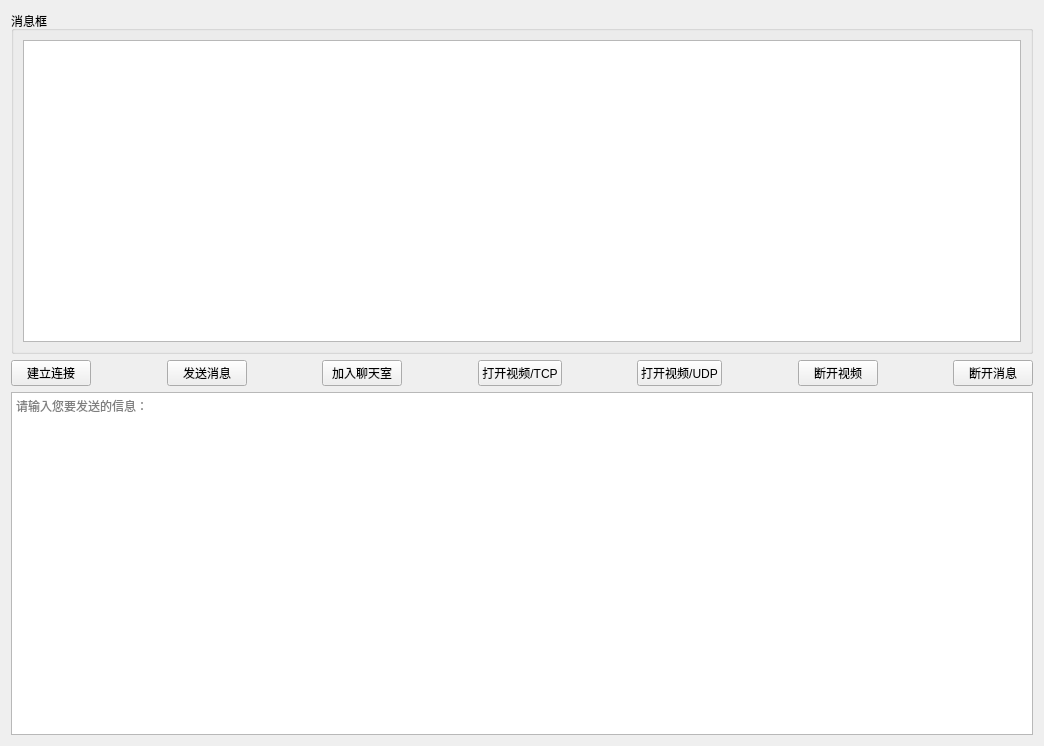
<?xml version="1.0" encoding="UTF-8"?>
<ui version="4.0">
 <class>Form</class>
 <widget class="QWidget" name="Form">
  <property name="geometry">
   <rect>
    <x>0</x>
    <y>0</y>
    <width>1044</width>
    <height>746</height>
   </rect>
  </property>
  <property name="windowTitle">
   <string>client</string>
  </property>
  <layout class="QVBoxLayout" name="verticalLayout">
   <item>
    <widget class="QGroupBox" name="groupBox">
     <property name="title">
      <string>消息框</string>
     </property>
     <layout class="QHBoxLayout" name="horizontalLayout_2">
      <item>
       <widget class="QPlainTextEdit" name="out_message"/>
      </item>
     </layout>
    </widget>
   </item>
   <item>
    <layout class="QHBoxLayout" name="horizontalLayout" stretch="1,2,1,2,1,2,1,2,1,2,1,2,1">
     <item>
      <widget class="QPushButton" name="establish">
       <property name="text">
        <string>建立连接</string>
       </property>
      </widget>
     </item>
     <item>
      <spacer name="horizontalSpacer">
       <property name="orientation">
        <enum>Qt::Horizontal</enum>
       </property>
       <property name="sizeHint" stdset="0">
        <size>
         <width>40</width>
         <height>20</height>
        </size>
       </property>
      </spacer>
     </item>
     <item>
      <widget class="QPushButton" name="send">
       <property name="text">
        <string>发送消息</string>
       </property>
      </widget>
     </item>
     <item>
      <spacer name="horizontalSpacer_2">
       <property name="orientation">
        <enum>Qt::Horizontal</enum>
       </property>
       <property name="sizeHint" stdset="0">
        <size>
         <width>40</width>
         <height>20</height>
        </size>
       </property>
      </spacer>
     </item>
     <item>
      <widget class="QPushButton" name="open_chat">
       <property name="text">
        <string>加入聊天室</string>
       </property>
      </widget>
     </item>
     <item>
      <spacer name="horizontalSpacer_3">
       <property name="orientation">
        <enum>Qt::Horizontal</enum>
       </property>
       <property name="sizeHint" stdset="0">
        <size>
         <width>40</width>
         <height>20</height>
        </size>
       </property>
      </spacer>
     </item>
     <item>
      <widget class="QPushButton" name="open_videoTCP">
       <property name="text">
        <string>打开视频/TCP</string>
       </property>
      </widget>
     </item>
     <item>
      <spacer name="horizontalSpacer_4">
       <property name="orientation">
        <enum>Qt::Horizontal</enum>
       </property>
       <property name="sizeHint" stdset="0">
        <size>
         <width>40</width>
         <height>20</height>
        </size>
       </property>
      </spacer>
     </item>
     <item>
      <widget class="QPushButton" name="open_videoUDP">
       <property name="text">
        <string>打开视频/UDP</string>
       </property>
      </widget>
     </item>
     <item>
      <spacer name="horizontalSpacer_5">
       <property name="orientation">
        <enum>Qt::Horizontal</enum>
       </property>
       <property name="sizeHint" stdset="0">
        <size>
         <width>40</width>
         <height>20</height>
        </size>
       </property>
      </spacer>
     </item>
     <item>
      <widget class="QPushButton" name="shut_video">
       <property name="text">
        <string>断开视频</string>
       </property>
      </widget>
     </item>
     <item>
      <spacer name="horizontalSpacer_6">
       <property name="orientation">
        <enum>Qt::Horizontal</enum>
       </property>
       <property name="sizeHint" stdset="0">
        <size>
         <width>40</width>
         <height>20</height>
        </size>
       </property>
      </spacer>
     </item>
     <item>
      <widget class="QPushButton" name="shut">
       <property name="text">
        <string>断开消息</string>
       </property>
      </widget>
     </item>
    </layout>
   </item>
   <item>
    <widget class="QPlainTextEdit" name="in_message">
     <property name="placeholderText">
      <string>请输入您要发送的信息：</string>
     </property>
    </widget>
   </item>
  </layout>
 </widget>
 <resources/>
 <connections/>
</ui>
